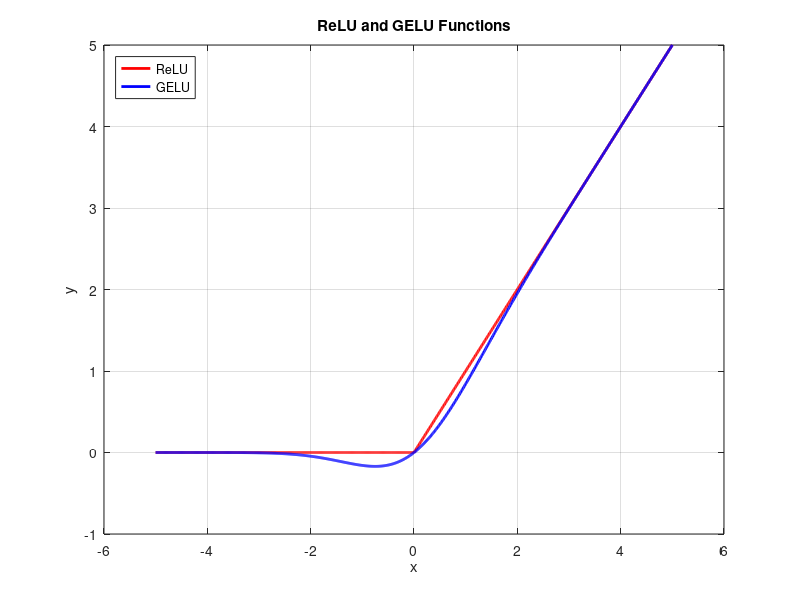
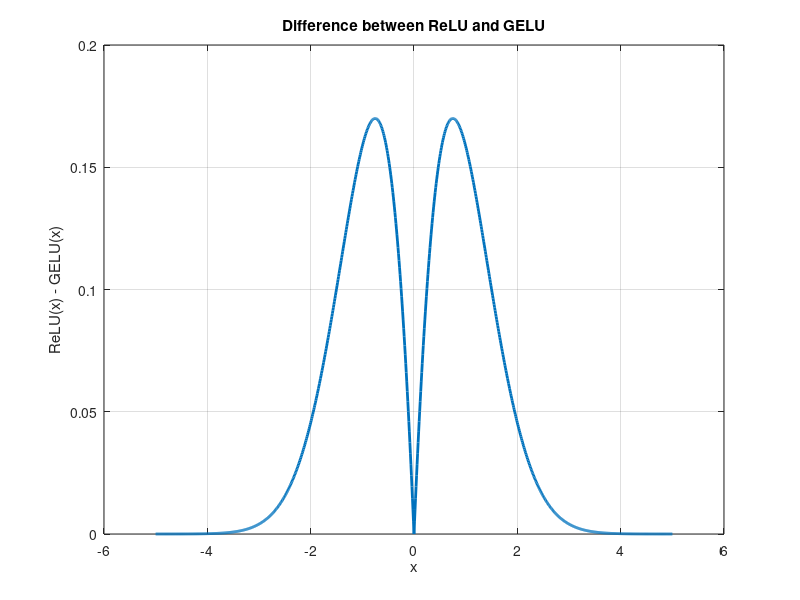

The MATLAB script that drew these images, in order:
% 定義x的取值範圍
x = -5:0.01:5;

% 計算ReLU函數值
y1 = max(0, x);

% 計算GELU函數值
y2 = 0.5 .* x .* (1 + erf(x / sqrt(2)));

% 繪製ReLU和GELU函數圖形
figure;
plot(x, y1, 'r', 'LineWidth', 2);
hold on;
plot(x, y2, 'b', 'LineWidth', 2);
xlabel('x');
ylabel('y');
title('ReLU and GELU Functions');
legend('ReLU', 'GELU', 'Location', 'NorthWest');
grid on;

diff = y1 - y2;

% 繪製差值圖形
figure;
plot(x, diff, 'LineWidth', 2);
xlabel('x');
ylabel('ReLU(x) - GELU(x)');
title('Difference between ReLU and GELU');
grid on;

% 找出差值的最大值及其對應的x值
[max_diff, max_idx] = max(abs(diff));
x_max = x(max_idx);

fprintf('最大差值為: %.4f\n', max_diff);
fprintf('最大差值對應的x值為: %.2f\n', x_max);
